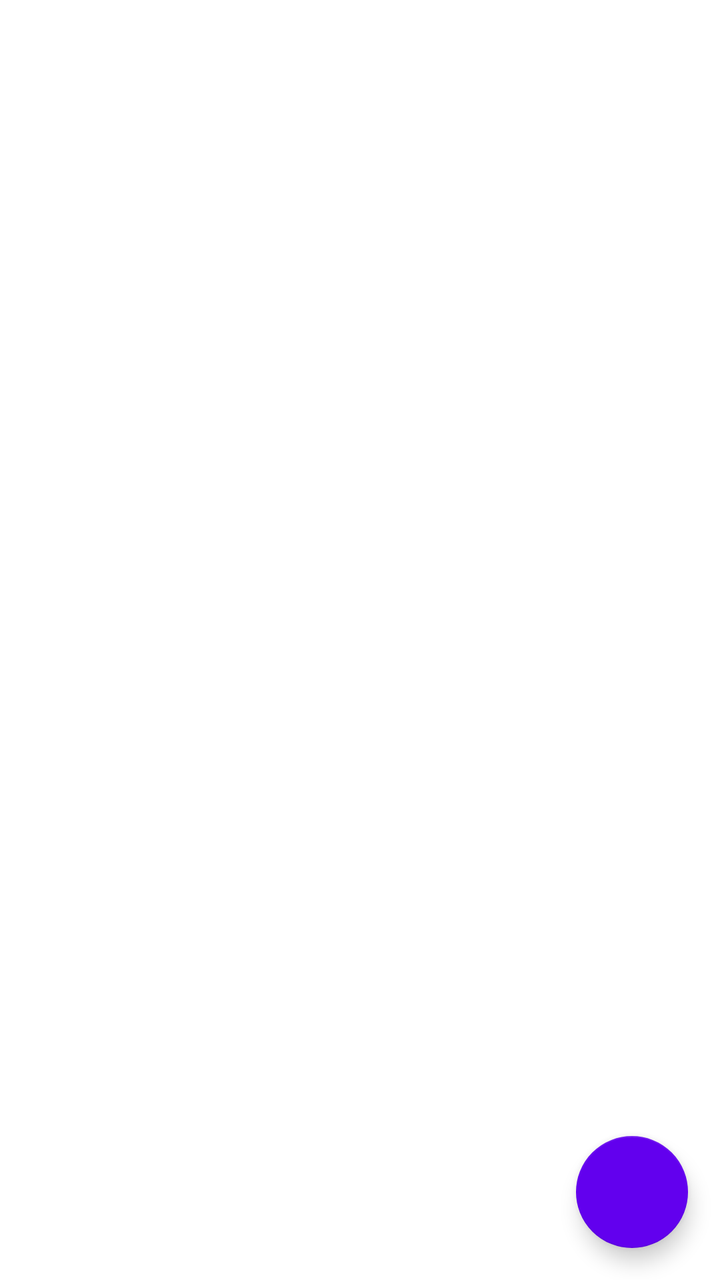
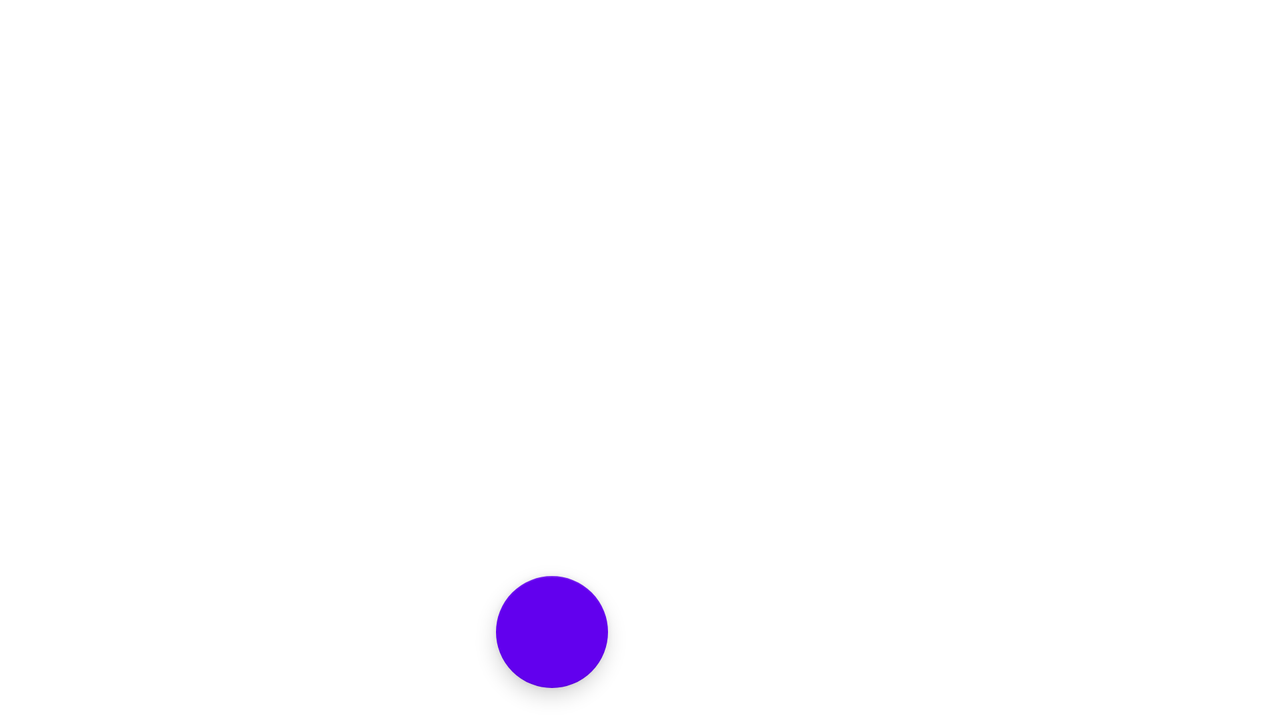

An Android layout and its configuration variant, each rendered on a device that would load it. The default file and the variant file are quoted in full after the pictures.
<!-- AndroidManifest.xml: application theme Theme.Wishlist -->
<!-- res/layout/activity_main.xml -->
<?xml version="1.0" encoding="utf-8"?>
<layout>

    <FrameLayout xmlns:android="http://schemas.android.com/apk/res/android"
        xmlns:app="http://schemas.android.com/apk/res-auto"
        android:layout_width="match_parent"
        android:layout_height="match_parent"
        android:background="@color/activity_main_background">

        <androidx.recyclerview.widget.RecyclerView
            android:id="@+id/rv_shop_list"
            android:layout_width="match_parent"
            android:layout_height="match_parent"
            app:layoutManager="androidx.recyclerview.widget.LinearLayoutManager" />

        <com.google.android.material.floatingactionbutton.FloatingActionButton
            android:id="@+id/button_add_shop_item"
            android:layout_width="wrap_content"
            android:layout_height="wrap_content"
            android:layout_gravity="bottom|end"
            android:layout_margin="16dp"
            android:clickable="true"
            android:contentDescription="@string/add_new_shop_item_description"
            android:focusable="true"
            android:src="@drawable/svg_add" />
    </FrameLayout>
</layout>
<!-- resources referenced by this layout -->
<resources>
  <color name="activity_main_background">#FFFFFFFF</color>
  <string name="add_new_shop_item_description">Add new shop item</string>
  <style name="Theme.Wishlist" parent="Theme.MaterialComponents.Light.DarkActionBar">
          
          <item name="colorPrimary">@color/purple_500</item>
          <item name="colorPrimaryVariant">@color/purple_500</item>
          <item name="colorOnPrimary">@color/white</item>
          
          <item name="colorSecondary">@color/purple_500</item>
          <item name="colorSecondaryVariant">@color/purple_500</item>
          <item name="colorOnSecondary">@color/white</item>
          
          <item name="android:statusBarColor" tools:targetApi="l">?attr/colorPrimaryVariant</item>
          
      </style>
  <color name="purple_500">#FF6200EE</color>
  <color name="white">#FFFFFFFF</color>
</resources>
<!-- res/layout-land/activity_main.xml (the repository's variant of the layout above) -->
<!-- drawn on the phone turned sideways -->
<?xml version="1.0" encoding="utf-8"?>
<layout>
    <LinearLayout xmlns:android="http://schemas.android.com/apk/res/android"
        xmlns:app="http://schemas.android.com/apk/res-auto"
        android:layout_width="match_parent"
        android:layout_height="match_parent"
        android:background="@color/activity_main_background"
        android:orientation="horizontal">

        <FrameLayout
            android:layout_width="0dp"
            android:layout_height="match_parent"
            android:layout_weight="1">

            <androidx.recyclerview.widget.RecyclerView
                android:id="@+id/rv_shop_list"
                android:layout_width="match_parent"
                android:layout_height="match_parent"
                app:layoutManager="androidx.recyclerview.widget.LinearLayoutManager" />

            <com.google.android.material.floatingactionbutton.FloatingActionButton
                android:id="@+id/button_add_shop_item"
                android:layout_width="wrap_content"
                android:layout_height="wrap_content"
                android:layout_gravity="bottom|end"
                android:layout_margin="16dp"
                android:clickable="true"
                android:contentDescription="@string/add_new_shop_item_description"
                android:focusable="true"
                android:src="@drawable/svg_add" />
        </FrameLayout>

        <androidx.fragment.app.FragmentContainerView
            android:id="@+id/shop_item_container"
            android:layout_width="0dp"
            android:layout_height="match_parent"
            android:layout_weight="1" />
    </LinearLayout>
</layout>
